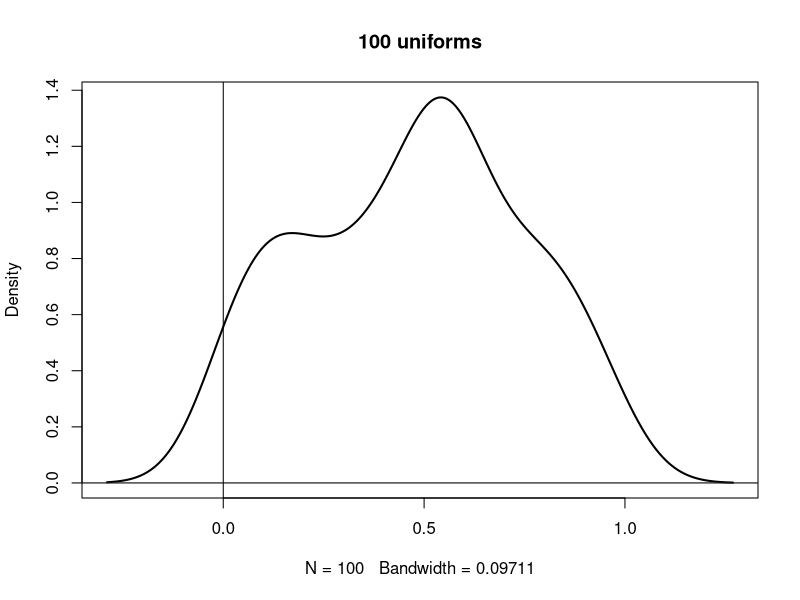
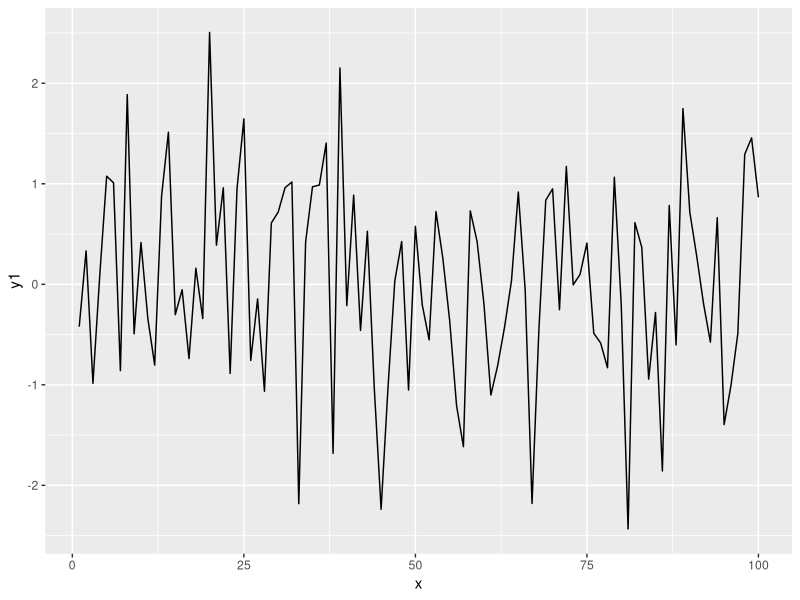
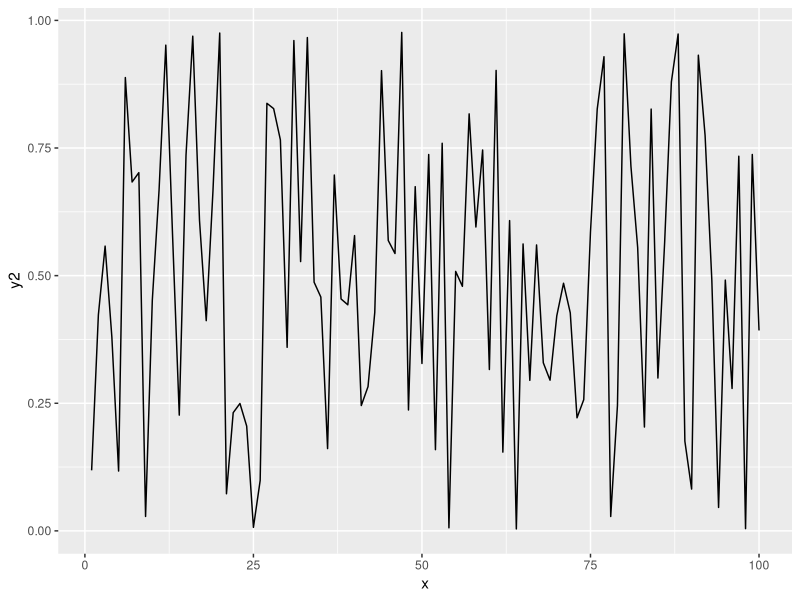

R code for these plots, in order:
## ---- chunk 1
plot(density(runif(100)), lwd=2, main="100 uniforms")
abline(h=0, v=0)
## ---- chunk 2
  ### My Header (treated as R comment, as it is in a code block)
  library(ggplot2)
  test_data <- data.frame(y1 = rnorm(100), y2 = runif(100), x = 1:100)
  ggplot(test_data, aes(y = y1, x = x)) + geom_line()
  ggplot(test_data, aes(y = y2, x = x)) + geom_line()
